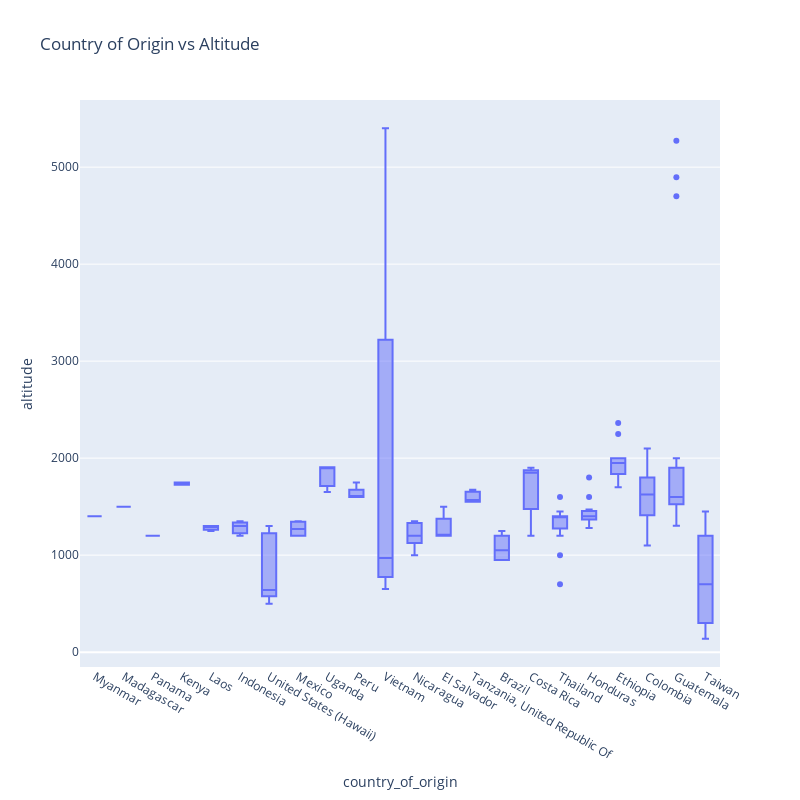

The code cell stored with this chart in its notebook:
### Code cell
# boxplot of 'country_of_origin' vs 'altitude'
fig = px.box(df, x='country_of_origin', y='altitude', title='Country of Origin vs Altitude')
fig.update_layout(width=800, height=800, xaxis={'categoryorder':'total ascending'})
fig.show()

### Figure 1 — Plotly figure (JSON) as saved in the notebook; plotly's stock layout.template omitted (floating-point values rounded to 4 significant figures; data arrays with more than 128 entries replaced by an {"elided": "..."} marker saying what was removed)
{"data": [{"alignmentgroup": "True", "hovertemplate": "country_of_origin=%{x}<br>altitude=%{y}<extra></extra>", "legendgroup": "", "marker": {"color": "#636efa"}, "name": "", "notched": false, "offsetgroup": "", "orientation": "v", "showlegend": false, "type": "box", "x": {"elided": "207 str values"}, "x0": " ", "xaxis": "x", "y": {"elided": "207 float values"}, "y0": " ", "yaxis": "y"}], "layout": {"boxmode": "group", "height": 800, "legend": {"tracegroupgap": 0}, "title": {"text": "Country of Origin vs Altitude"}, "width": 800, "xaxis": {"anchor": "y", "categoryorder": "total ascending", "domain": [0, 1], "title": {"text": "country_of_origin"}}, "yaxis": {"anchor": "x", "domain": [0, 1], "title": {"text": "altitude"}}}}
